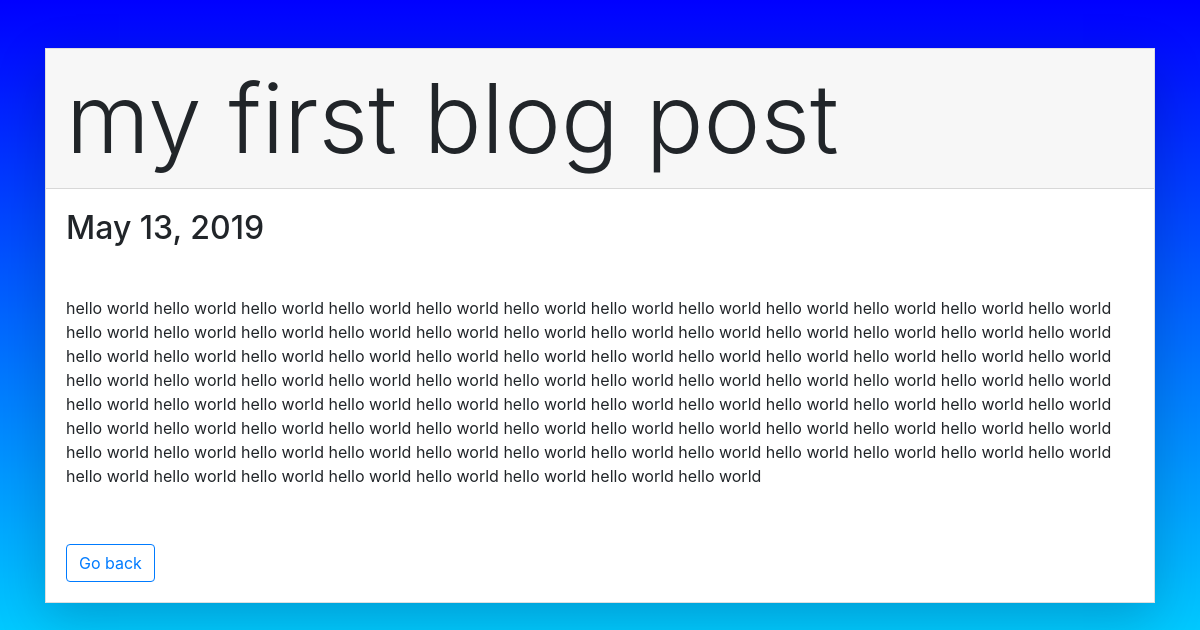
The app's page /post1/ with its own data.
### blogpost/models.py (models this page shows, shortened)
class post(models.Model):
    heading = models.CharField(max_length = 200)
    upload_date = models.DateTimeField('Date of upload', default = timezone.now())
    content = models.TextField()

### blogpost/views.py (the view)
# urls.py: path('post<int:p_id>/', PostView),
def PostView(request, p_id):
    p = get_object_or_404(post, pk=p_id)
    context = {
        'p' : p,
    }
    return render(request, 'blogpost/single.html', context)

### blogpost/templates/blogpost/single.html (shortened to what this page needs)
<html>
<head>
{% load static %}
<link rel = "stylesheet" type = "text/css" href = "{% static 'blogpost/bootstrap.css' %}">
<link rel = "stylesheet" type = "text/css" href = "{% static 'blogpost/local.css' %}">
</head>
<body>
<br><br>
{% if p %}
        <div class="container">
            <div class = "row">
                <div class = "col">
                    <div class = "card shadow-lg">
                        <h1 class = "display-1 card-header">{{ p.heading }}</h1>
                        <h2 class = "display-5 card-body">{{ p.upload_date.date }}</h2>
                        <p class = "card-body">{{ p.content }}</p>
                        <div class = "card-body">
                            <a href = "{% url 'Index' %}" class = "btn btn-outline-primary" role = "button">Go back</a>
                        </div>
                    </div>
                </div>
            </div>
        </div>
        <br><br>
{% else %}
    <h2>Post not found.</h2>
{% endif %}
</body>
</html>

### blogpost/static/blogpost/local.css (style rules this page uses)
body { background: linear-gradient(to bottom, blue, cyan); }
.card { border-radius: 0px; }

### records on screen
post: heading "my first blog post", upload_date "May 13, 2019", content "hello world hello world hello world hello world hello world hello world hello world hello world hello world hello world hello world hello world hello world hello world hello world hello world hello world hello world hello world hello world hello world hello world hello world hello world hello world hello world hello world hello world hello world hello world hello world hello world hello world hello world hello world hello world hello world hello world hello world hello world hello world hello world hello world hello world hello world hello world hello world hello world hello world hello world hello world hello world hello world hello world hello world hello world hello world hello world…"
